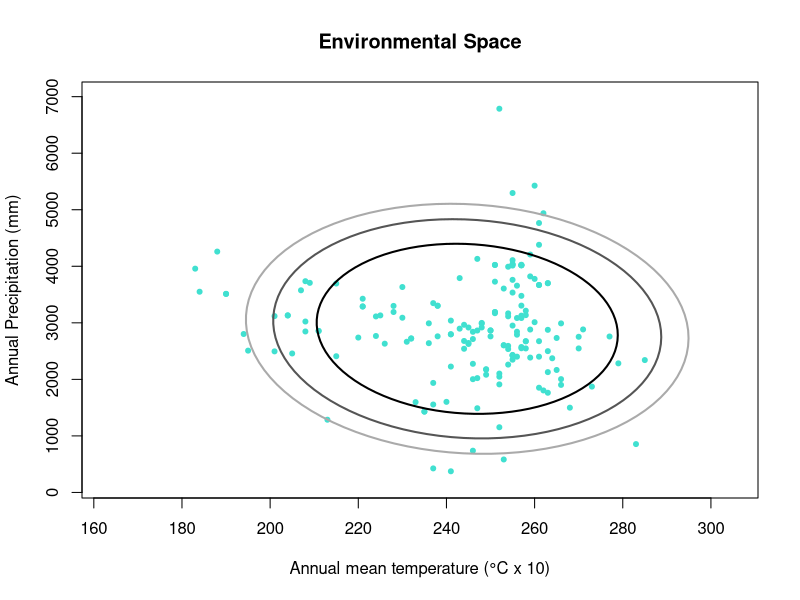
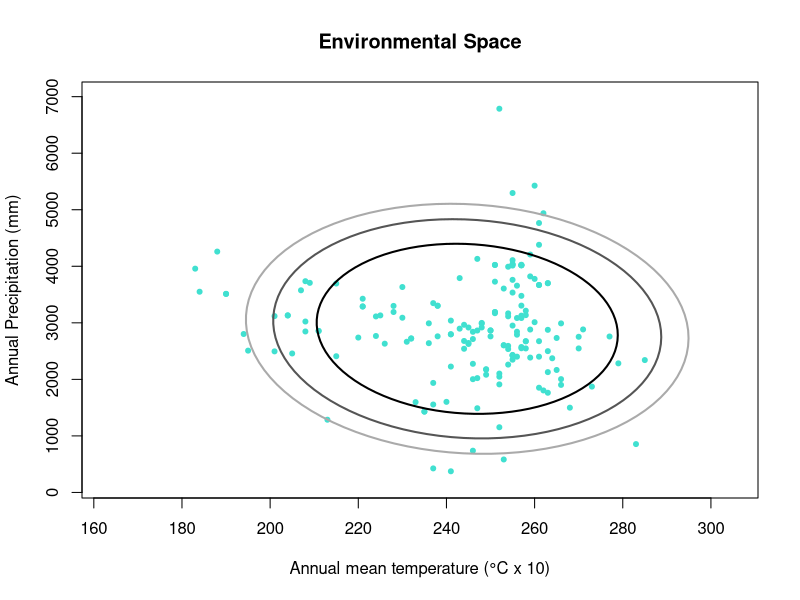
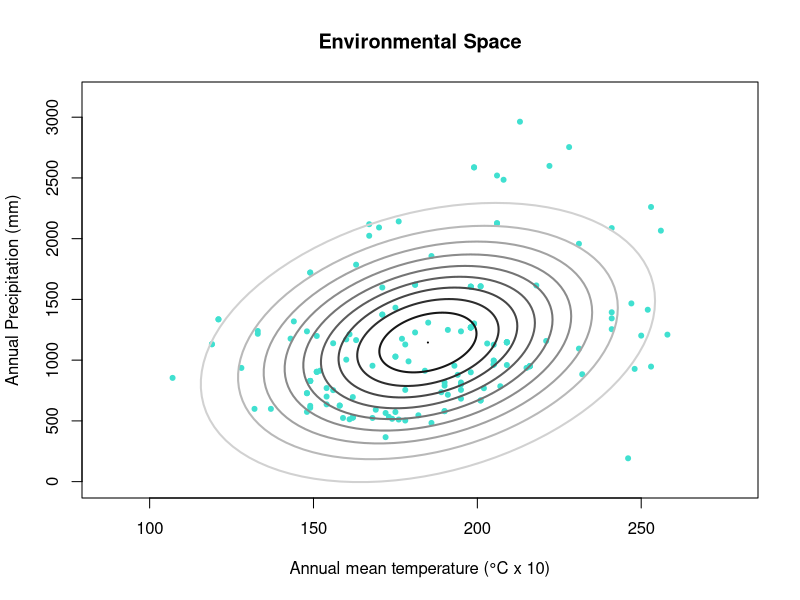

These charts were generated, in order, by the following R code:
## ---- chunk 1
knitr::opts_chunk$set(echo = TRUE)

## ---- chunk 2
# read table of occurrences, omit coordinates
occ <- read.csv ("./Input_Data/Threnetes_ruckeri_occ_bios.csv",header=T)[,-(1:2)]
## ---- chunk 3
mu1 <- colMeans(occ)
## ---- chunk 4
Sigma1 <- cov(occ)
## ---- chunk 5
names1 <- c("Annual mean temperature (°C x 10)","Annual Precipitation (mm)") 
## ---- chunk 6
alpha1 <- c(0.75, 0.9, 0.95)
## ---- chunk 7
e.ellipse <- function(mu, Sigma, alpha = 0.95, enames) {
  # create a list
  els <- list()
  
  la <- length(alpha)
  
  for(i in 1:la){
    # create a loop that inputs the ellipses into the empty list based on the 
    # chosen alpha levels (loop repeats for as many alpha levels are put in)
    els[[i]] <- ellipse::ellipse(centre = mu, x= Sigma, level = alpha[i])
  }
  # create a scale of grays for the ellipses
  pal <- gray(0:(la - 1)/la)
  
  # define values for xlim and ylim to adjust the margins
  xs <- c(min(occ[,1]) -20, max(occ[,1]) +20)
  ys <- c(min(occ[,2]) -200, max(occ[,2]) +200)
  
  # create a plot that shows the occurences in the environmental space 
  plot(occ[,1], occ[,2], pch=20, col= "turquoise", xlab=enames[1],
       ylab=enames[2], main="Environmental Space", xlim = xs, ylim = ys)
  
  # create a loop to write ellipse-lines with different gray colors
  for(i in 1:la){
    lines(els[[i]], col= pal[i], lwd = 2)
  }
  
}
## ---- chunk 8
f <- e.ellipse(mu = mu1, Sigma = Sigma1, alpha = alpha1, enames = names1)

## ---- chunk 9
# read table with occurrences, omit coordinates
occ <- read.csv ("./Input_Data/Threnetes_ruckeri_occ_bios.csv",header=T)[,-(1:2)]

# choose alpha level
alpha1 <- c(0.75, 0.9, 0.95)
# calculate mu from occ
mu1 <- colMeans(occ)
# calculate Sigma from occ
Sigma1 <- cov(occ)
# Define names for the environmental type
names1 <- c("Annual mean temperature (°C x 10)","Annual Precipitation (mm)") 

# apply function  
f <- e.ellipse(mu = mu1, Sigma = Sigma1, alpha = alpha1, enames = names1)

## ---- chunk 10
occ <- read.csv("./Input_Data/Catasticta_nimbice_bios.csv",header=T)[,-(1:2)]

# alpha-level as a sequence from 0 to 1, every 0.1 steps
alpha2 <- seq(0,1,by = 0.1)

mu2 <- colMeans(occ)
Sigma2 <- cov(occ)
names2 <- c("Annual mean temperature (°C x 10)","Annual Precipitation (mm)") 

f <- e.ellipse(mu = mu2, Sigma = Sigma2, alpha = alpha2, enames = names2)
